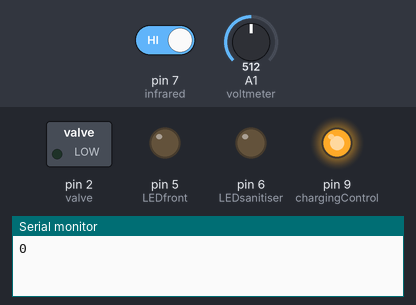
Bench run of a sketch on a simulated Arduino Uno, built with avr-gcc and run on an emulated ATmega328P. On the bench: switched loads named in the sketch (green lamp = pin HIGH), output pins drawn as LEDs (lit = HIGH), the last lines printed to the serial monitor. Dashed ring = blinking. Inputs (shaded band) come from the test bench; at power-on: pin 7 (infrared) HIGH, A1 (voltmeter) = 512.

Above: at 5.12 s.
6.3 s: pin 7 (infrared) driven LOW
At 7.1 s:
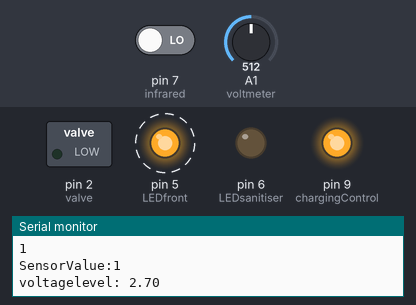
10.2 s: A1 (voltmeter) set to 718
13.7 s: A1 (voltmeter) set to 746
At 14.9 s:
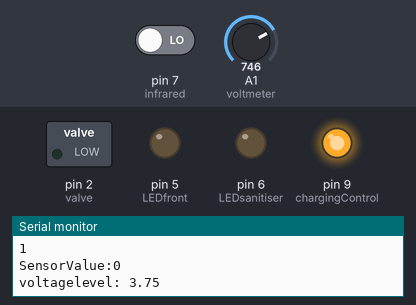
15.2 s: A1 (voltmeter) set to 716
At 16.7 s:
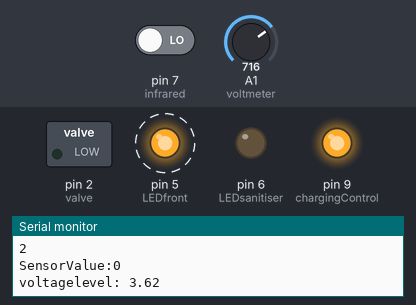
19.7 s: A1 (voltmeter) set to 900
At 21.5 s:
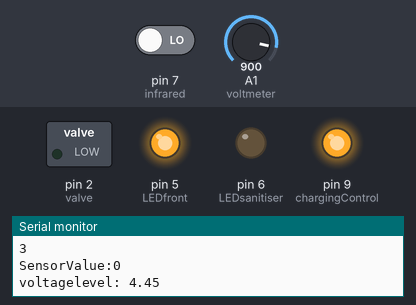
Timing chart, 0 to 22.4 s (numbered marks = the images above; inputs shaded):
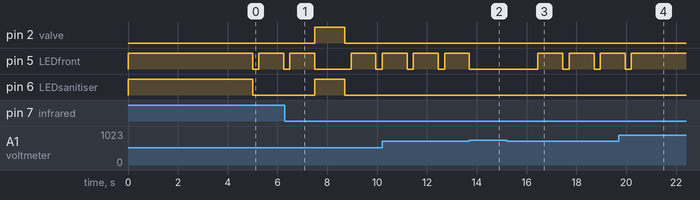

The sketch:

Hand_Sanitizer_Dispenser.ino
```cpp
#include <SoftwareSerial.h>
#include <EEPROM.h>

int voltmeter = A1;
int valve = 2;
int LEDfront = 5;
int LEDsanitiser = 6;
int infrared = 7;
int chargingControl = 9;
int dispenseTime;
int timer;
int chargeState = 1;
int SensorValue;
float voltagelevel;
int count;

void setup() {

  Serial.begin(9600);
  pinMode(voltmeter, INPUT);//ok
  pinMode(infrared, INPUT);//ok
  pinMode(valve, OUTPUT);//ok
  pinMode(LEDsanitiser, OUTPUT);//ok
  pinMode(LEDfront, OUTPUT);//ok
  pinMode(chargingControl, OUTPUT);//
  digitalWrite(LEDsanitiser, 1);
  digitalWrite(LEDfront, 1);
  settingDispenceTime();
  digitalWrite(LEDsanitiser, 0);
  digitalWrite(LEDfront, 0);
  digitalWrite(chargingControl, 1);
}

void loop() {
  batteryMonitor();
  //dispenser
  timer = millis();
  if (digitalRead(infrared) == 0) {
    digitalWrite(valve, 1);
    digitalWrite(LEDsanitiser, 1);
    delay(dispenseTime);
    analogWrite(valve, 0);
    digitalWrite(LEDsanitiser, 0);
    digitalWrite(chargingControl, 1);
    while (digitalRead(infrared) == 0) {
      batteryMonitor();
      if (digitalRead(infrared) == 1) break;
    }
  }
}


void settingDispenceTime() {
  timer = millis();
  Serial.println(timer);

  while (1) {

    delay(1000);

    //capture dispence time=================
    if (digitalRead(infrared) == 0) {
      timer = millis();

      while (digitalRead(infrared) == 0) {
        blinkLED(LEDfront, 500);
        dispenseTime = millis() - timer;
        Serial.println("while infrared ==0");
        Serial.println(dispenseTime);
        if (dispenseTime >= 5000)break;
      }
      EEPROM.put(0, dispenseTime);
    }
    //wait time
    if (millis() - timer >= 5000)break;
  }

  EEPROM.get(0, dispenseTime);
  if (dispenseTime < 1000) {
    dispenseTime = 1200;
  }
  if (dispenseTime >= 5000) {
    dispenseTime = 5000;
  }
}

void blinkLED(int pin, int blinkTime) {
  digitalWrite(pin, HIGH);
  delay(blinkTime);
  digitalWrite(pin, LOW);
  delay(blinkTime);
}

void batteryMonitor() {
  SensorValue = digitalRead(infrared);
  voltagelevel = analogRead(voltmeter) * (3.968 / 880)+0.39;
  delay(250);
  Serial.print("SensorValue:"); Serial.println(SensorValue); Serial.print("voltagelevel: "); Serial.println(voltagelevel);
  //charging
  if (voltagelevel <= 3.70) {
    digitalWrite(chargingControl, 1);
    //chargeState=1
    digitalWrite(LEDfront, 1);
    delay(1000);
    digitalWrite(LEDfront, 0);
    Serial.println("1");
  }

  else if (voltagelevel > 3.70 && voltagelevel <= 4.15) {
    digitalWrite(chargingControl, 1);
    digitalWrite(LEDfront, 0);
    delay(1000);
    Serial.println("2");
  }

  else if (voltagelevel >= 4.15) {

    digitalWrite(chargingControl, 1);
    digitalWrite(LEDfront, 1);
    delay(1000);
    Serial.println("3");
  }
}
```

Measured:
- the behaviour switches between 734 and 735 on A1 (voltmeter) (found by bisection; images 1 and 2)
- after the input at 6.3 s, pin 2 (valve), pin 6 (LEDsanitiser): LOW → HIGH after 1.2 s, → LOW 1.2 s later; pin 5 (LEDfront): LOW → HIGH after 2.7 s, → LOW 1.0 s later
- after the input at 13.7 s, pin 5 (LEDfront): goes on until 13.7 s, then stays LOW
- after the input at 15.2 s, pin 5 (LEDfront): alternates HIGH for 1.0 s and LOW for 0.25 s, starting after 1.3 s
- after the input at 19.7 s, pin 5 (LEDfront): goes on until 20.2 s, then stays HIGH
